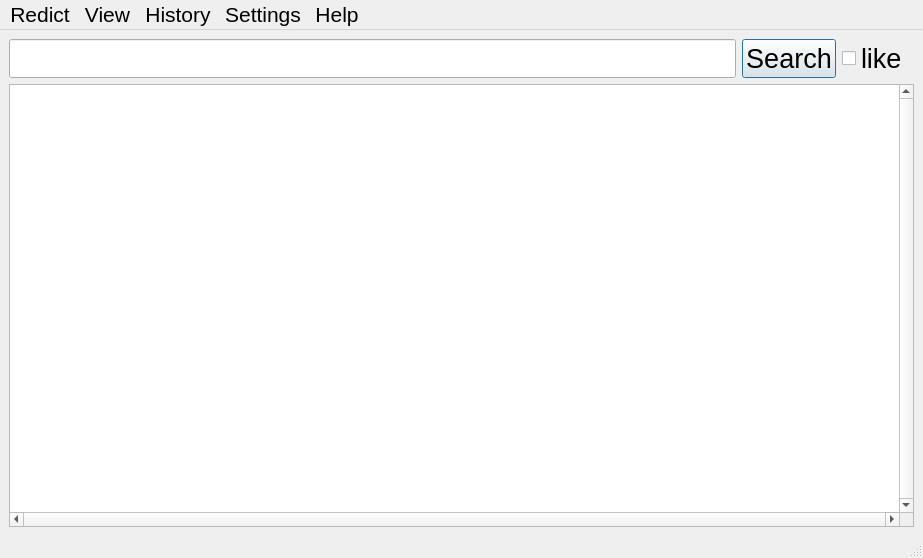
<?xml version="1.0" encoding="UTF-8"?>
<ui version="4.0">
 <class>MainWindow</class>
 <widget class="QMainWindow" name="MainWindow">
  <property name="geometry">
   <rect>
    <x>0</x>
    <y>0</y>
    <width>923</width>
    <height>558</height>
   </rect>
  </property>
  <property name="windowTitle">
   <string>Redict</string>
  </property>
  <property name="windowIcon">
   <iconset>
    <normaloff>icon.png</normaloff>icon.png</iconset>
  </property>
  <widget class="QWidget" name="centralwidget">
   <layout class="QGridLayout" name="gridLayout">
    <item row="0" column="1">
     <widget class="QPushButton" name="btnGo">
      <property name="font">
       <font>
        <pointsize>20</pointsize>
       </font>
      </property>
      <property name="text">
       <string>Search</string>
      </property>
      <property name="autoDefault">
       <bool>true</bool>
      </property>
      <property name="default">
       <bool>true</bool>
      </property>
     </widget>
    </item>
    <item row="1" column="0" colspan="4">
     <widget class="QTextEdit" name="txtResult">
      <property name="font">
       <font>
        <pointsize>14</pointsize>
       </font>
      </property>
      <property name="verticalScrollBarPolicy">
       <enum>Qt::ScrollBarAlwaysOn</enum>
      </property>
      <property name="horizontalScrollBarPolicy">
       <enum>Qt::ScrollBarAlwaysOn</enum>
      </property>
      <property name="textInteractionFlags">
       <set>Qt::TextSelectableByKeyboard|Qt::TextSelectableByMouse</set>
      </property>
     </widget>
    </item>
    <item row="0" column="0">
     <widget class="QLineEdit" name="txtSearch">
      <property name="font">
       <font>
        <pointsize>20</pointsize>
       </font>
      </property>
     </widget>
    </item>
    <item row="0" column="2">
     <widget class="QCheckBox" name="ckboxLike">
      <property name="font">
       <font>
        <pointsize>20</pointsize>
       </font>
      </property>
      <property name="text">
       <string>like</string>
      </property>
     </widget>
    </item>
   </layout>
  </widget>
  <widget class="QMenuBar" name="menubar">
   <property name="geometry">
    <rect>
     <x>0</x>
     <y>0</y>
     <width>923</width>
     <height>24</height>
    </rect>
   </property>
   <property name="font">
    <font>
     <pointsize>16</pointsize>
    </font>
   </property>
   <widget class="QMenu" name="menuFile">
    <property name="font">
     <font>
      <pointsize>16</pointsize>
     </font>
    </property>
    <property name="title">
     <string>Redict</string>
    </property>
    <addaction name="actionQuit"/>
   </widget>
   <widget class="QMenu" name="menuSettings">
    <property name="title">
     <string>Settings</string>
    </property>
    <addaction name="actionDictionaries"/>
    <addaction name="actionCompleter"/>
   </widget>
   <widget class="QMenu" name="menuHelp">
    <property name="font">
     <font>
      <pointsize>20</pointsize>
     </font>
    </property>
    <property name="title">
     <string>Help</string>
    </property>
    <addaction name="actionAbout_redict"/>
   </widget>
   <widget class="QMenu" name="menuRecent">
    <property name="title">
     <string>History</string>
    </property>
    <addaction name="actionManage_History"/>
    <addaction name="separator"/>
   </widget>
   <widget class="QMenu" name="menuView">
    <property name="font">
     <font>
      <pointsize>16</pointsize>
     </font>
    </property>
    <property name="title">
     <string>View</string>
    </property>
    <addaction name="actionZoom_In"/>
    <addaction name="actionZoom_Out"/>
   </widget>
   <addaction name="menuFile"/>
   <addaction name="menuView"/>
   <addaction name="menuRecent"/>
   <addaction name="menuSettings"/>
   <addaction name="menuHelp"/>
  </widget>
  <widget class="QStatusBar" name="statusbar"/>
  <action name="actionQuit">
   <property name="icon">
    <iconset>
     <normaloff>tbQuit.png</normaloff>tbQuit.png</iconset>
   </property>
   <property name="text">
    <string>Quit</string>
   </property>
   <property name="toolTip">
    <string>Closes the application</string>
   </property>
   <property name="font">
    <font>
     <pointsize>14</pointsize>
    </font>
   </property>
  </action>
  <action name="actionAbout_redict">
   <property name="icon">
    <iconset>
     <normaloff>tbAbout.png</normaloff>tbAbout.png</iconset>
   </property>
   <property name="text">
    <string>About 'Redict'</string>
   </property>
   <property name="font">
    <font>
     <pointsize>14</pointsize>
    </font>
   </property>
  </action>
  <action name="actionDictionaries">
   <property name="icon">
    <iconset>
     <normaloff>icon.png</normaloff>icon.png</iconset>
   </property>
   <property name="text">
    <string>Dicts</string>
   </property>
   <property name="font">
    <font>
     <pointsize>14</pointsize>
    </font>
   </property>
  </action>
  <action name="actionZoom_In">
   <property name="icon">
    <iconset>
     <normaloff>tbZoomIn.png</normaloff>tbZoomIn.png</iconset>
   </property>
   <property name="text">
    <string>Zoom In</string>
   </property>
   <property name="font">
    <font>
     <pointsize>14</pointsize>
    </font>
   </property>
  </action>
  <action name="actionZoom_Out">
   <property name="icon">
    <iconset>
     <normaloff>tbZoomOut.png</normaloff>tbZoomOut.png</iconset>
   </property>
   <property name="text">
    <string>Zoom Out</string>
   </property>
   <property name="font">
    <font>
     <pointsize>14</pointsize>
    </font>
   </property>
  </action>
  <action name="actionManage_History">
   <property name="icon">
    <iconset>
     <normaloff>tbHistory.png</normaloff>tbHistory.png</iconset>
   </property>
   <property name="text">
    <string>Browse</string>
   </property>
   <property name="font">
    <font>
     <pointsize>14</pointsize>
    </font>
   </property>
  </action>
  <action name="actionSettings">
   <property name="text">
    <string>Settings</string>
   </property>
  </action>
  <action name="actionCompleter">
   <property name="icon">
    <iconset>
     <normaloff>tbCompleter.png</normaloff>tbCompleter.png</iconset>
   </property>
   <property name="text">
    <string>Completer</string>
   </property>
   <property name="font">
    <font>
     <pointsize>14</pointsize>
    </font>
   </property>
  </action>
 </widget>
 <resources/>
 <connections/>
</ui>
